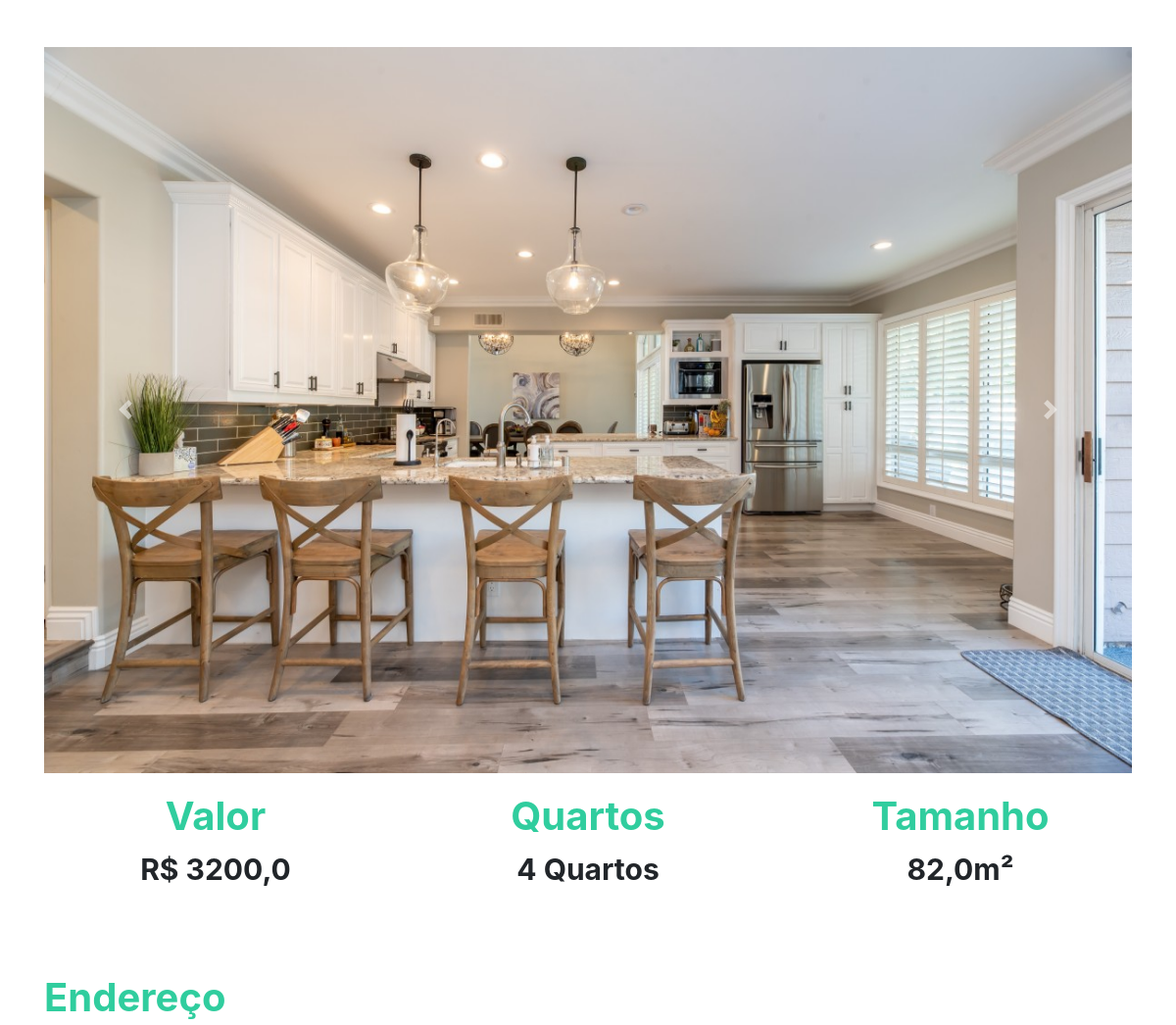
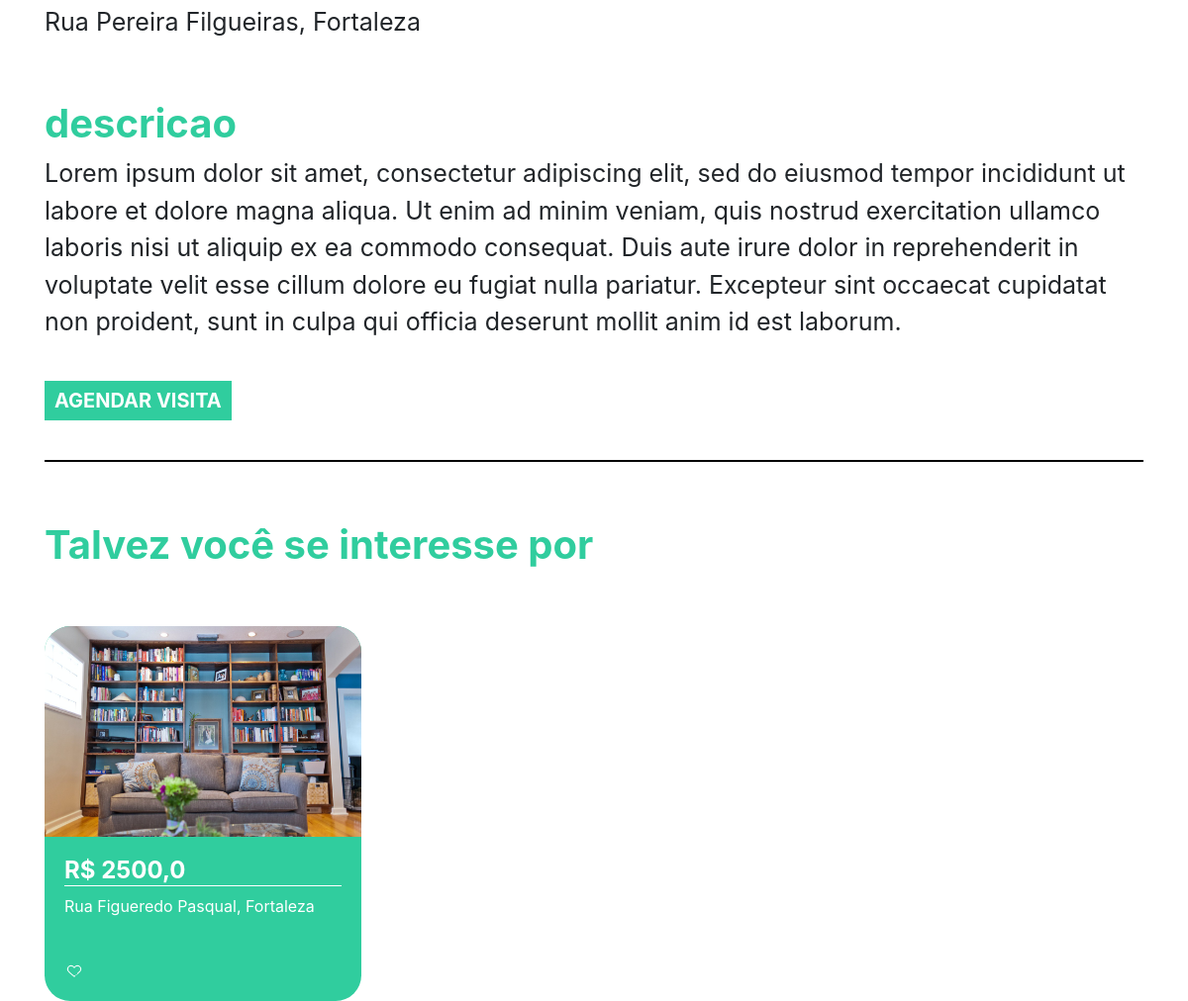
Page /imovel/3 on the committed database (2 pictures, top to bottom).
### plataforma/models.py (models this page shows, shortened)
class Imagem(models.Model):
    img = models.ImageField(upload_to='img')
    def __str__(self) -> str:
        return self.img.url

class Imovei(models.Model):
    choices = (('V', 'Venda'),
               ('A', 'Aluguel'))
    choices_imovel = (('A', 'Apartamento'),
                      ('C', 'Casa'))
    imagens = models.ManyToManyField(Imagem)
    valor = models.FloatField()
    quartos = models.IntegerField()
    tamanho = models.FloatField()
    cidade = models.ForeignKey(Cidade, on_delete=models.DO_NOTHING)
    rua = models.CharField(max_length=50)
    tipo = models.CharField(max_length=1, choices=choices)
    tipo_imovel = models.CharField(max_length=1, choices=choices_imovel)
    numero = models.IntegerField()
    descricao = models.TextField()
    dias_visita = models.ManyToManyField(DiasVisita)
    horarios = models.ManyToManyField(Horario)

class Cidade(models.Model):
    nome = models.CharField(max_length=30)
    def __str__(self) -> str:
        return self.nome

### plataforma/views.py (the view)
# urls.py: path('imovel/<str:id>', views.imovel, name="imovel"),
def imovel(request, id):
    imovel = get_object_or_404(Imovei, id=id)
    sugestoes = Imovei.objects.filter(cidade=imovel.cidade).exclude(id=id)[:2]
    return render(request, 'imovel.html', {'imovel': imovel, 'sugestoes': sugestoes, 'id': id})

### plataforma/models.py (called while the page is built)
    def __str__(self) -> str:
        return self.dia

    def __str__(self) -> str:
        return str(self.horario)

### templates/imovel.html (shortened to what this page needs)
{% extends 'base.html' %}
{% load static %}
{% block 'head' %}
<link rel="stylesheet" href="{% static 'plataforma/css/home.css' %}">
{% endblock  %}
{% block 'body' %}
    <div style="text-align: center" class="container">
        <br>
        <br>
        <div id="carouselExampleControls" class="carousel slide" data-ride="carousel">
            <div class="carousel-inner">
                {% for img in imovel.imagens.all  %}
                    <div class="carousel-item {% if forloop.first %} active {% endif %}" >
                        <img class="d-block w-100" src="{{img}}" alt="First slide">
                    </div>
                {% endfor %}
            </div>
        <a class="carousel-control-prev" href="#carouselExampleControls" role="button" data-slide="prev">
            <span class="carousel-control-prev-icon" aria-hidden="true"></span>
        </a>
        <a class="carousel-control-next" href="#carouselExampleControls" role="button" data-slide="next">
            <span class="carousel-control-next-icon" aria-hidden="true"></span>
        </a>
    </div>
        <div class="row">
            <div class="col-md">
                <h3 class="titulo_especificacao">Valor</h3>
                <p class="especificacao">R$ {{imovel.valor}}</p>
            </div>
            <div class="col-md">
                <h3 class="titulo_especificacao">Quartos</h3>
                <p class="especificacao">{{imovel.quartos}} Quartos</p>
            </div>
            <div class="col-md">
                <h3 class="titulo_especificacao">Tamanho</h3>
                <p class="especificacao">{{imovel.tamanho}}m²</p>
            </div>
        </div>
        <br>
        <br>
        <div style="text-align: left">
            <h3 class="titulo_especificacao">Endereço</h3>
            <p class="especificacao_endereco">{{imovel.rua}}, {{imovel.cidade }}</p>
        </div>
        <br>
        <div style="text-align: left">
            <h3 class="titulo_especificacao">descricao</h3>
            <p class="especificacao_endereco">{{imovel.descricao}}</p>
            <br>
            <button class="btn_agendar_visita" data-toggle="modal" data-target="#exampleModal">AGENDAR VISITA</button>
            <br>
            <br>
        </div>
        <hr style="border: 1px solid black">
        <br>
        <div class="div_possivel_interesse">
            <h3 class="titulo_especificacao">Talvez você se interesse por</h3>
            <div class="row">
                {% for sugestao in sugestoes %}
                    <div class="col-md cont">
                        <div class="card_imovel">
                            <img class="img_capa_imovel" src="{{sugestao.imagens.all.0.img.url}}">
                            <div class="informacoes_imoveis">
                            <a class="a_none" href="{% url 'imovel' sugestao.id %}"><h4 class="valor">R$ {{sugestao.valor}}</h4></a>
                            <p>{{sugestao.rua}}, {{sugestao.cidade}}</p>
                            <br>
                            <img width="7%" src="{% static 'plataforma/img/heart.png' %}">
                            </div>
                        </div>
                    </div>
                {% endfor %}
            </div>
        </div>
    </div>
{% endblock  %}

### templates/static/plataforma/css/home.css (style rules this page uses)
.card_imovel { background-color: #30CD9E; width: 20rem; margin-top: 50px; border-radius: 26px; }
.img_capa_imovel { width: 100%; border-top-left-radius: 26px; border-top-right-radius: 26px; }
.informacoes_imoveis { padding: 20px; color: white; }
.valor { font-weight: bold; border-bottom: 1px solid white; }
.a_none { color: white; }
.titulo_especificacao { color: #30CD9E; font-weight: bold; margin-top: 20px; font-size: 40px; }
.especificacao { font-size: 30px; font-weight: bold; }
.especificacao_endereco { font-size: 25px; }
.btn_agendar_visita { border: none; background-color: #30CD9E; color: white; font-weight: bold; font-size: 20px; padding: 5px 10px 5px 10px; }
.div_possivel_interesse { text-align: left; }

### rows in the picture
Imagem: img (picture)
Imovei: valor "3200,0", quartos "4", tamanho "82,0", rua "Rua Pereira Filgueiras", cidade "Fortaleza", descricao "Lorem ipsum dolor sit amet, consectetur adipiscing elit, sed do eiusmod tempor incididunt ut labore et dolore magna aliqua. Ut enim ad minim veniam, quis nostrud exercitation ullamco laboris nisi ut aliquip ex ea commodo consequat. Duis aute irure dolor in reprehenderit in voluptate velit esse cillum dolore eu fugiat nulla pariatur. Excepteur sint occaecat cupidatat non proident, sunt in culpa qui officia deserunt mollit anim id est laborum."
Imovei: imagens.all.0.img (picture), valor "2500,0", rua "Rua Figueredo Pasqual", cidade "Fortaleza"
